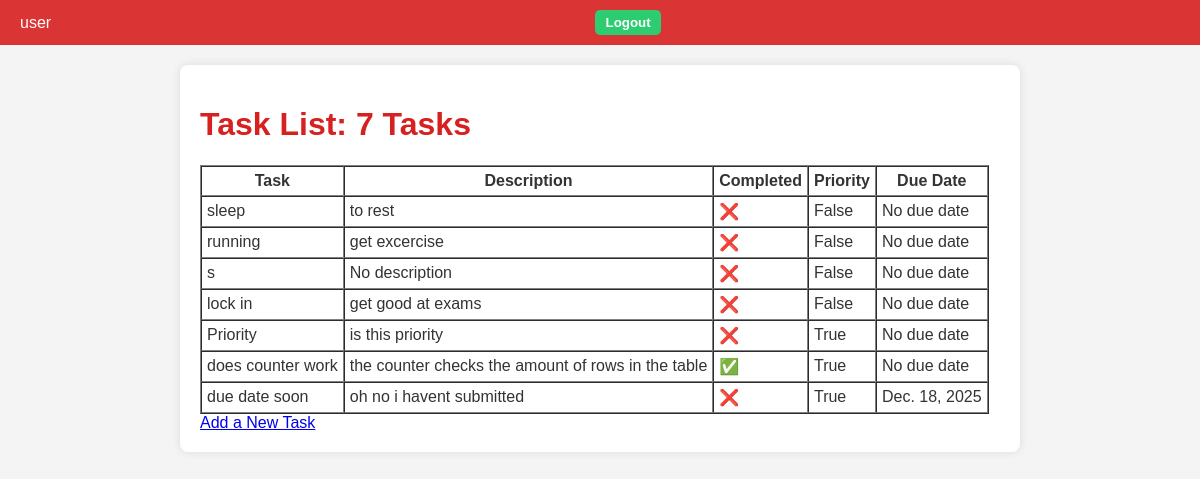
The app's page /tasks/ (signed in) with its own data.
### tasks/models.py (models this page shows, shortened)
class Task(models.Model):
    name = models.CharField(max_length=255, help_text="Enter the task name.")
    completed = models.BooleanField(default=False, help_text="Is the task completed?")
    priority = models.BooleanField(default=False, help_text="Is the task a priority?")
    description = models.TextField(blank=True, help_text="Enter the task description.")
    due_date = models.DateField(null=True, blank=True, help_text="Enter the task due date.")
    created_at = models.DateTimeField(auto_now_add=True, help_text="The time when the task was created.")
    updated_at = models.DateTimeField(auto_now=True, help_text="The time when the task was last updated.")
    user = models.ForeignKey(User, on_delete=models.CASCADE, related_name="tasks")  # <-- new

### tasks/views.py (the view)
# urls.py: path("", views.index, name="index"),
@login_required(login_url="users:login")  # Ensure only logged-in users can access
def index(request):
    tasks = Task.objects.filter(user=request.user)
    return render(request, "tasks/index.html", {
        "tasks": tasks  # Pass tasks to the template
    })

### tasks/templates/tasks/index.html
{% extends "tasks/layout.html" %}
{% block content %}
<h1>Task List: {{ tasks|length }} Tasks</h1>
<table border="1" cellpadding="5" cellspacing="0">
    <thead>
        <tr>
            <th>Task</th>
            <th>Description</th>
            <th>Completed</th>
            <th>Priority</th>
            <th>Due Date</th>
        </tr>
    </thead>
    <tbody>
        {% for task in tasks %}
            <tr>
                <td>{{ task.name }}</td>
                <td>{{ task.description|default:"No description" }}</td>
                <td>
                    {% if task.completed %}
                        ✅
                    {% else %}
                        ❌
                    {% endif %}
                </td>
                <td>
                    {% if task.priority %}
                        True
                    {% else %}
                        False
                    {% endif %}
                </td>
                <td>{{ task.due_date|default:"No due date" }}</td>
            </tr>
        {% empty %}
            <tr>
                <td colspan="5">No Tasks.</td>
            </tr>
        {% endfor %}
    </tbody>
</table>
<a href="{% url 'tasks:add' %}">Add a New Task</a>
{% endblock %}

### tasks/templates/tasks/layout.html (shortened to what this page needs)
{% load static %}
<!DOCTYPE html>
<html lang="en">
<head>
    <link rel="stylesheet" href="{% static 'tasks/styles.css' %}">
</head>
<body>
    <header>
        <div class="user-info">
            {% if request.user.is_authenticated %}
                <span>{{ request.user.username }}</span>
                <form action="{% url 'users:logout' %}" method="post">
                    <button type="submit">Logout</button>
                </form>
            {% endif %}
        </div>
    </header>
    <main>
        {% block content %}
        {% endblock %}
    </main>
</body>
</html>

### tasks/static/tasks/styles.css (style rules this page uses)
body { font-family: Helvetica, sans-serif; background-color: #f4f4f4; color: #333; margin: 0; padding: 0; }
header { background-color: #db3434; padding: 10px 20px; color: white; }
header .user-info { display: flex; justify-content: flex-end; align-items: center; }
header .user-info span { margin-right: 15px; }
header .user-info a, header .user-info button { background-color: #2ecc71; border: none; padding: 5px 10px; color: white; border-radius: 5px; cursor: pointer; margin-left: 10px; }
main { max-width: 800px; margin: 20px auto; padding: 20px; background-color: white; box-shadow: 0 0 10px rgba(0, 0, 0, 0.1); border-radius: 8px; }
main h1 { font-size: 2rem; text-align: left; color: #d72121; }
form { display: flex; flex-direction: column; gap: 15px; max-width: 400px; margin: 0 auto; }
form button { padding: 10px; background-color: #3498db; border: none; color: white; font-weight: bold; cursor: pointer; border-radius: 5px; }

### records on screen
Task: name "sleep", description "to rest", priority "False", due_date "No due date"
Task: name "running", description "get excercise", priority "False", due_date "No due date"
Task: name "s", description "No description", priority "False", due_date "No due date"
Task: name "lock in", description "get good at exams", priority "False", due_date "No due date"
Task: name "Priority", description "is this priority", priority "True", due_date "No due date"
Task: name "does counter work", description "the counter checks the amount of rows in the table", priority "True", due_date "No due date"
Task: name "due date soon", description "oh no i havent submitted", priority "True", due_date "Dec. 18, 2025"

### other values on screen
{{ request.user.username }} "user"
{{ tasks|length }} "7"
